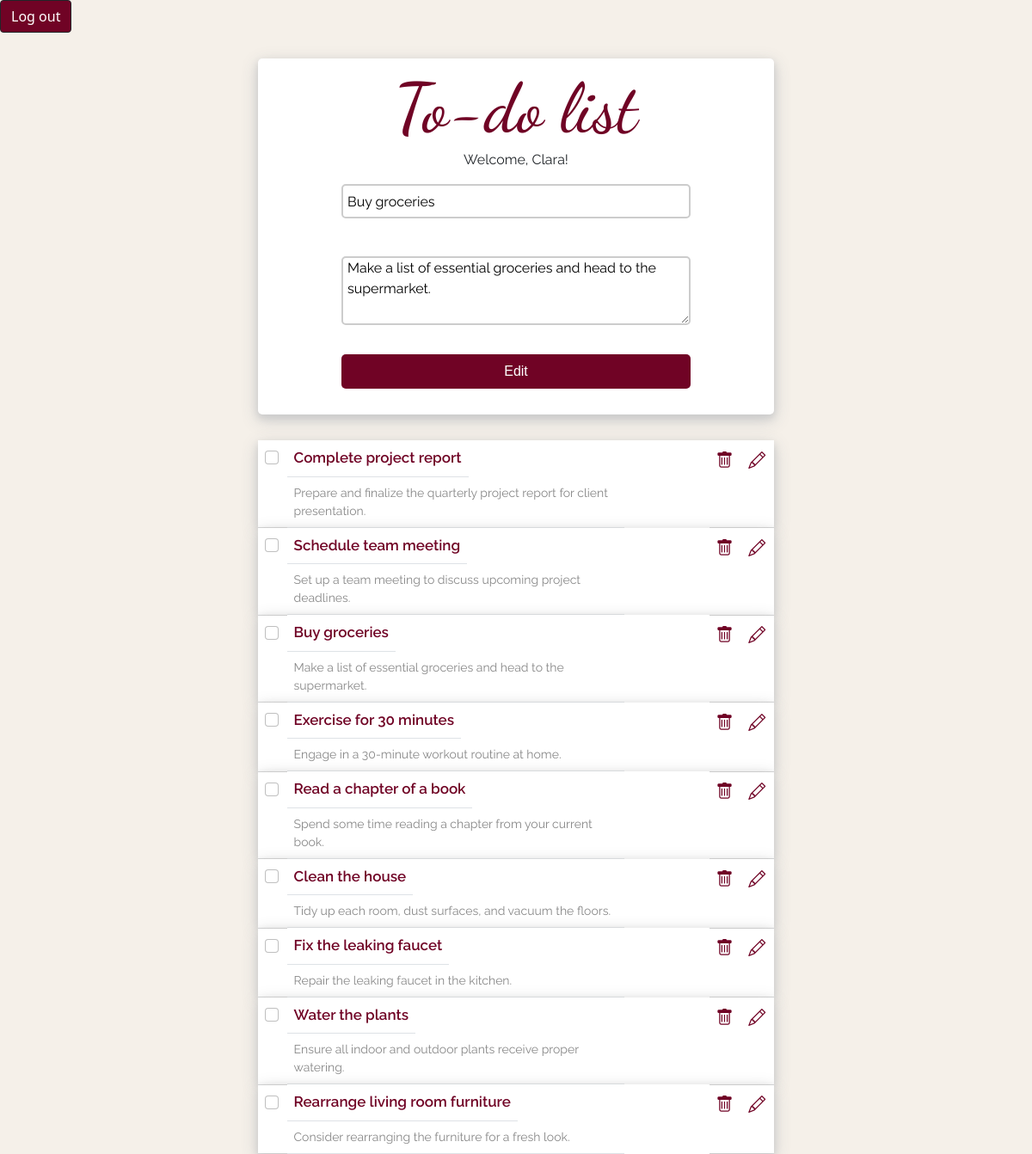
Page /update.php?id=50 (signed in) on the committed database.
### tables this page shows
CREATE TABLE `tasks` (
  `id` int(11) NOT NULL AUTO_INCREMENT,
  `title` varchar(255) DEFAULT NULL,
  `description` varchar(255) DEFAULT NULL,
  `completion` tinyint(4) DEFAULT 0,
  `userID` int(11) DEFAULT NULL,
  `listId` int(11) DEFAULT NULL,
  PRIMARY KEY (`id`),
  KEY `userID` (`userID`),
  KEY `listId` (`listId`),
  CONSTRAINT `tasks_ibfk_1` FOREIGN KEY (`userID`) REFERENCES `Users` (`userID`),
  CONSTRAINT `tasks_ibfk_2` FOREIGN KEY (`listId`) REFERENCES `lists` (`listId`)
);

### databaseAccessObject.php (called while the page is built, shortened)
<?php
class TaskDAO {
    private $conn;
    function __construct() {
        $DB_HOST = "db";
        $DB_USER = "root";
        $DB_PASS = "mariadb";
        $DB_NAME = "to_do_list";
        try {
            $this->conn = new PDO("mysql:host=" . $DB_HOST . ";dbname=" . $DB_NAME, $DB_USER, $DB_PASS);
            $this->conn->setAttribute(PDO::ATTR_ERRMODE, PDO::ERRMODE_EXCEPTION);
        } catch (PDOException $e) {
            die("Connection failed: " . $e->getMessage());
        }
    }
    public function readTasks($userID){
        try {
            $stmt = $this->conn->prepare("SELECT * FROM tasks WHERE userID=:userID");
            $stmt->bindParam(':userID', $userID, PDO::PARAM_INT);
            $stmt->execute();
            $results = $stmt->fetchAll();
            return $results;
        } catch(PDOException $e) {
            echo 'Error: ' . $e->getMessage();
        }
    }
    public function readSingleTask($id){
        try {
            $stmt = $this->conn->prepare('SELECT * FROM tasks WHERE id = :id');
            $stmt->bindParam(':id', $id);
            $stmt->execute();
            $results = $stmt->fetchAll();
            return $results[0];
        } catch(PDOException $e) {
            echo 'Error: ' . $e->getMessage();
        }
    }
}

### update.php (the view, shortened to what this page needs)
<?php
require_once 'databaseAccessObject.php';
if(isset($_SESSION['Username'])) {
    $loggedInUser = $_SESSION['Username'];
    $loggedUserId = $_SESSION['UserID'];
} else {
    header("Location: loginScreen.php");
}
$taskDAO = new TaskDAO();
if(isset($_GET["id"])) {
    $id = $_GET['id'];
    $specific_result = $taskDAO->readSingleTask($id);
    $results = $taskDAO->readTasks($loggedUserId);
} else {
    echo "No id in URL";
}
?>
<!DOCTYPE html>
<html lang="en">
<head>
    <link rel="stylesheet" href="./style.css">
    <link href="https://cdn.jsdelivr.net/npm/bootstrap@5.0.2/dist/css/bootstrap.min.css" rel="stylesheet">
<link rel="stylesheet" href="https://cdn.jsdelivr.net/npm/bootstrap-icons@1.3.0/font/bootstrap-icons.css">
</head>
<body>
    <form action="" method="POST">
        <button type="submit" name="logout" class="btn btn-dark" style="background-color: #700325;">Log out</button>
    </form>
    <div class="main-section">
       <div class="tasks-section">
        <h2>To-do list</h2>
        <?php if(!empty($loggedInUser)): ?>
            <p>Welcome, <?php echo $loggedInUser; ?>!</p>
        <?php endif; ?>
            <form action="" method="POST">
            <?php
            echo "<input type=\"text\" name=\"title\" value=\"" . $specific_result['title'] . "\"><br>";
            echo "<textarea type=\"text\" name=\"description\" id=\"description\" class=\"no-bootstrap-styles\">" . $specific_result['description'] . "</textarea><br>"
            ?>
                <button type="submit" name="submit" value="Submit">Edit</button>
            </form>
        </div>
        <div class="container">
            <table class="table">
                <tr>
                <?php
                    foreach($results as $result) {
                        echo "<td>";
                        if ($result['completion']) {
                            echo "
                                <form method='post' action='' id='form{$result['id']}'>
                                    <input
                                        type='hidden'
                                        name='id'
                                        value={$result['id']}
                                    />
                                    <input
                                        type='hidden'
                                        name='checkbox'
                                        id='checkboxHidden{$result['id']}'
                                        value=0
                                    />
                                    <input
                                        type='checkbox'
                                        name='checkbox'
                                        id='checkbox{$result['id']}'
                                        value=1
                                        onchange='changeHandler({$result["id"]})'
                                        checked
                                        class='form-check-input custom-checkbox'
                                    />
                                </form>
                            ";
                        } else {
                            echo "
                                <form method='post' action='' id='form{$result['id']}'>
                                    <input
                                        type='hidden'
                                        name='id'
                                        value={$result['id']}
                                    />
                                    <input
                                        type='hidden'
                                        name='checkbox'
                                        id='checkboxHidden{$result['id']}'
                                        value=0
                                    />
                                    <input
                                        type='checkbox'
                                        name='checkbox'
                                        id='checkbox{$result['id']}'
                                        value=1
                                        onchange='changeHandler({$result["id"]})'
                                        class='form-check-input custom-checkbox'
                                    />
                                </form>
                            ";
                        }
                        echo   "<td class=\"todo-title\">" . $result['title'] . "</td>
                                <td class=\"todo-description\">" . $result['description'] . "</td>";
                        echo "<td class=\"todo-X\"><a href=\"delete.php?id=" . $result['id'] . "\"><i class=\"bi bi-trash\" style=\"font-size: 20px;\"></i></a></td>";
                        echo "<td class=\"todo-X\"><a href=\"update.php?id=" . $result['id'] . "\"><i class=\"bi bi-pencil\" style=\"font-size: 20px;\"></i></a></td>";
                        echo  "</tr>";
                    }
                ?>
            </table>
        </div>
</body>
</html>

### style.css (style rules this page uses)
* { padding: 0px; margin: 0px; box-sizing: border-box; }
body { background-color: #f5f0e9 !important; }
.main-section { background: transparent; width: 50%; height: 500px; margin: 30px auto; border-radius: 10px; font-family: 'Raleway', sans-serif; }
.main-section p { margin-right: 12%; margin-left: 12%; }
.tasks-section { width: 100%; margin: 0px auto; padding: 10px; padding-bottom: 5%; border-radius: 5px; background-color: #fff; box-shadow: 0 4px 8px 0 #ccc, 0 6px 20px 0 #ccc; text-align: center; }
.tasks-section h2 { background-color: #fff; text-align: center; font-size: 80px; font-family: 'Dancing Script', cursive; color:#700325; margin: 0; }
.tasks-section input, .no-bootstrap-styles { background-color: #fff; display: block; width: 70%; height: 40px; margin: 10px auto; border: 2px solid #ccc; font-size: 16px; border-radius: 5px; padding: 0px 5px; font-family: 'Raleway', sans-serif; }
#description { height: 80px; }
.btn { margin-right: 2%; }
.tasks-section button { display: block; width: 70%; height: 40px; margin: 0px auto; border: none; outline: none; background: #700325; color: #fff; font-family: sans-serif; font-size: 16px; border-radius: 5px; cursor: pointer; }
.container { margin: 30px auto; padding: 0 !important; border-radius: 5px; }
.table { background-color: #fff; }
.table tr { box-shadow: 0 4px 8px 0 #ccc, 0 6px 20px 0 #ccc; border-radius: 5px; position: relative; background-color: #fff; }
.table td { background-color: #fff; border-collapse: collapse; border-spacing: 0; }
.bi { text-decoration: none; color: #700325; background-color: #fff; }
.todo-title { display: inline-block; padding: 4% 4% 1.5% 4%; font-size: 17px; font-family: 'Raleway', sans-serif; color: #700325; font-weight: 600; background-color: #fff; }
.todo-description { display: block; width: 80%; padding: 1.5% 4% 4% 4%; color: #888; font-size: 14px; font-family: 'Raleway', sans-serif; background-color: #fff; }

### rows in the picture
tasks: title "Buy groceries", description "Make a list of essential groceries and head to the supermarket."
tasks: title "Complete project report", description "Prepare and finalize the quarterly project report for client presentation."
tasks: title "Schedule team meeting", description "Set up a team meeting to discuss upcoming project deadlines."
tasks: title "Exercise for 30 minutes", description "Engage in a 30-minute workout routine at home."
tasks: title "Read a chapter of a book", description "Spend some time reading a chapter from your current book."
tasks: title "Clean the house", description "Tidy up each room, dust surfaces, and vacuum the floors."
tasks: title "Fix the leaking faucet", description "Repair the leaking faucet in the kitchen."
tasks: title "Water the plants", description "Ensure all indoor and outdoor plants receive proper watering."
tasks: title "Rearrange living room furniture", description "Consider rearranging the furniture for a fresh look."

### other values in the picture
$loggedInUser "Clara"
